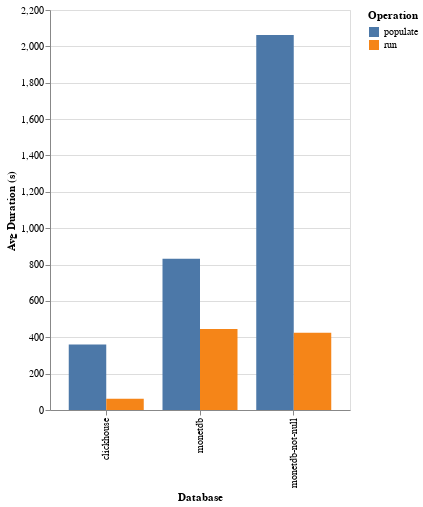

The cell this chart's notebook holds for it:
### Code cell
df = db.execute(
    """
SELECT
	db,
	operation,
	ROUND(AVG(epoch(finished_at - started_at)), 2) AS avg_duration_seconds
FROM
	benchmark
WHERE
	suite = (?)
    and deleted_at is null
	AND finished_at IS NOT NULL
GROUP BY
	db,
	operation
ORDER BY
	operation,
	avg_duration_seconds;
""",
    [SUITE],
).pl()

width = 100 * df.select("db").n_unique()

chart = (
    alt.Chart(df)
    .mark_bar()
    .encode(
        x=alt.X("db:N", title="Database"),
        xOffset=alt.XOffset("operation:N"),
        y=alt.Y("avg_duration_seconds:Q", title="Avg Duration (s)"),
        color=alt.Color("operation:N", title="Operation"),
        tooltip=["db:N", "operation:N", "avg_duration_seconds:Q"],
    )
    .properties(
        width=width,
        height=400,
    )
)

chart

### Figure 1 — Vega-Lite specification as saved in the notebook (floating-point values rounded to 4 significant figures)
{"config": {"view": {"continuousWidth": 300, "continuousHeight": 300}}, "data": {"name": "data-57360814a3cf5746244af94b6ba6ad62"}, "mark": {"type": "bar"}, "encoding": {"color": {"field": "operation", "title": "Operation", "type": "nominal"}, "tooltip": [{"field": "db", "type": "nominal"}, {"field": "operation", "type": "nominal"}, {"field": "avg_duration_seconds", "type": "quantitative"}], "x": {"field": "db", "title": "Database", "type": "nominal"}, "xOffset": {"field": "operation", "type": "nominal"}, "y": {"field": "avg_duration_seconds", "title": "Avg Duration (s)", "type": "quantitative"}}, "height": 400, "width": 300, "$schema": "https://vega.github.io/schema/vega-lite/v5.20.1.json", "datasets": {"data-57360814a3cf5746244af94b6ba6ad62": [{"db": "clickhouse", "operation": "populate", "avg_duration_seconds": 360.0}, {"db": "monetdb", "operation": "populate", "avg_duration_seconds": 832.2}, {"db": "monetdb-not-null", "operation": "populate", "avg_duration_seconds": 2062.0}, {"db": "clickhouse", "operation": "run", "avg_duration_seconds": 61.74}, {"db": "monetdb-not-null", "operation": "run", "avg_duration_seconds": 425.2}, {"db": "monetdb", "operation": "run", "avg_duration_seconds": 446.1}]}}
